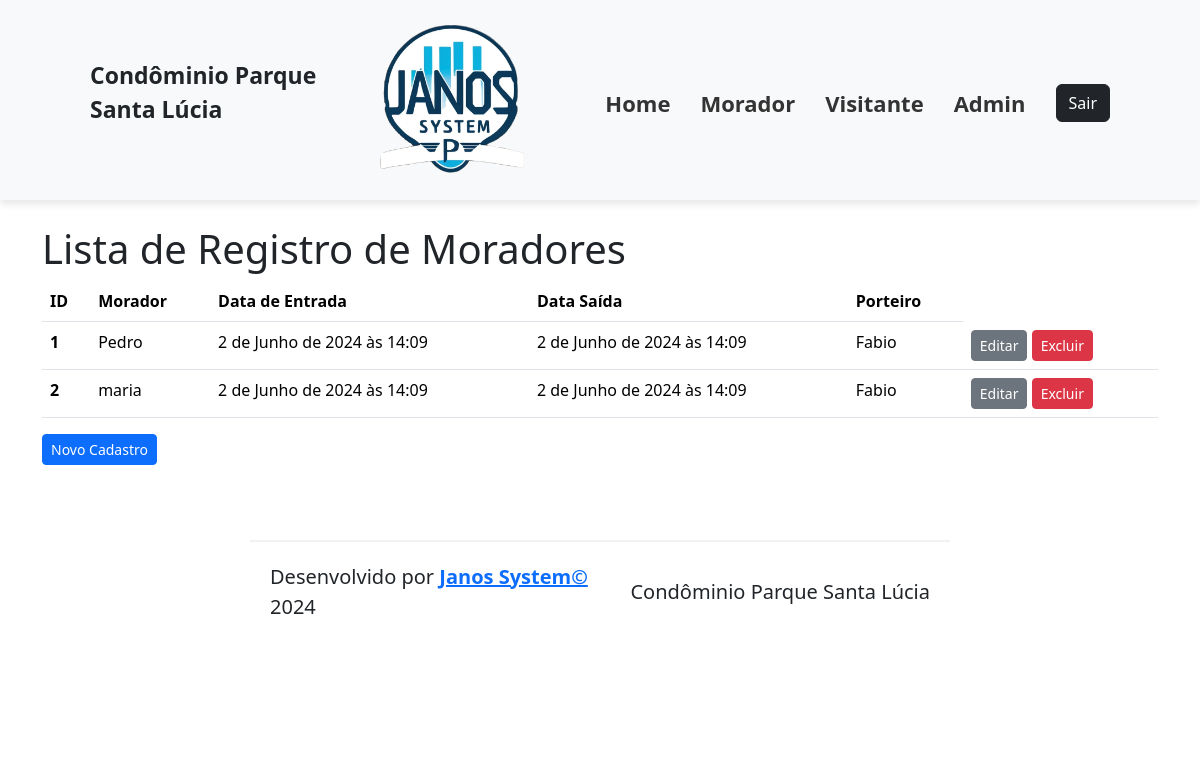
/registro_moradores-lista/, run on an earlier commit of the app's database.
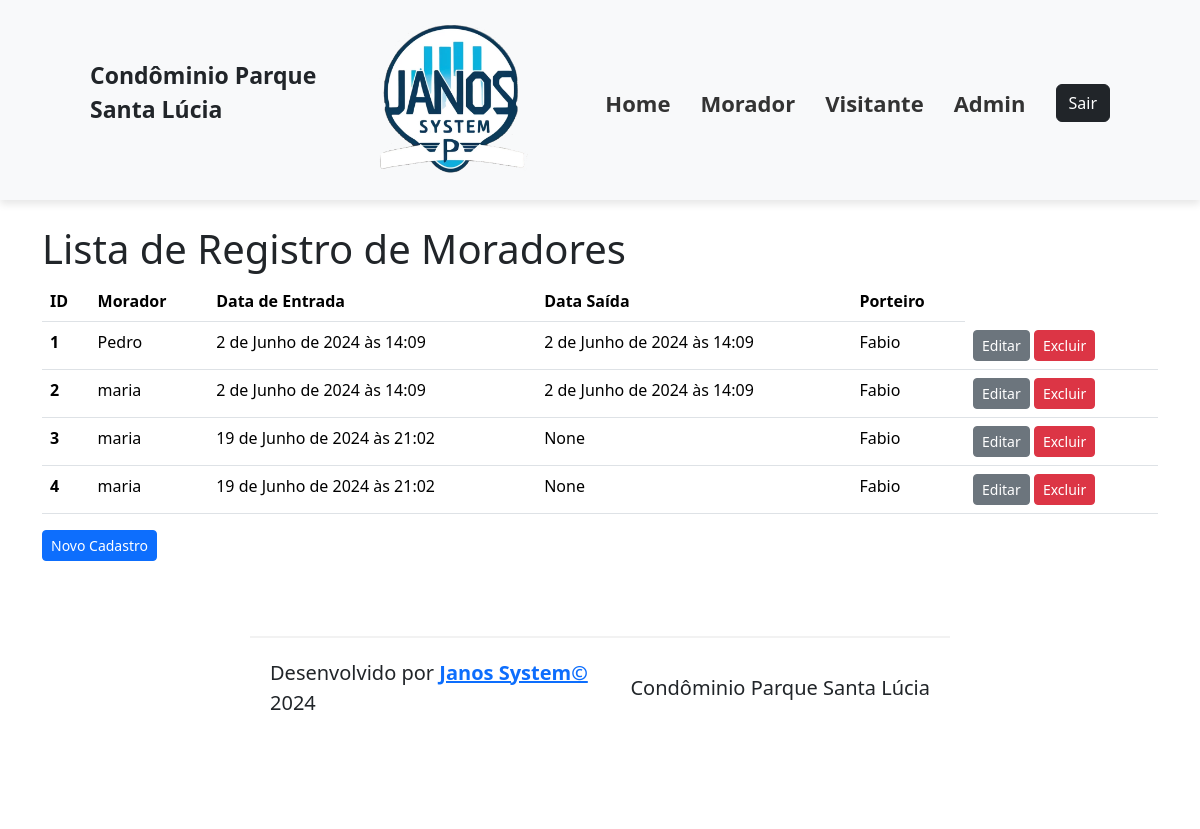
And on a later commit of the database.
### cadastros/models.py (models this page shows, shortened)
class RegistroMorador(models.Model):
    morador = models.ForeignKey(Morador, on_delete=models.DO_NOTHING)  # rever esse parametro
    data_entrada = models.DateTimeField(auto_now_add=True, null=False, blank=False)
    data_saida = models.DateTimeField(null=True, blank=True)
    funcionario = models.ForeignKey(Funcionario, on_delete=models.DO_NOTHING)  # rever esse parametro

class Morador(models.Model):
    apartamento = models.ForeignKey(Apartamento, on_delete=models.CASCADE)
    nome = models.CharField(verbose_name="Nome", max_length=50, null=False, blank=False)
    dt_nasto = models.DateField(verbose_name="Data de Nascimento", null=False, blank=False)
    doc_rg = models.CharField(verbose_name="RG", max_length=9, null=False, blank=False)
    doc_cpf = models.CharField(verbose_name="CPF", max_length=11, null=False, blank=False)
    def __str__(self):
        return f"{self.nome}"

class Funcionario(models.Model):
    nome = models.CharField(verbose_name="Nome", max_length=50, null=False, blank=False)
    dt_nasto = models.DateField(verbose_name="Data de Nascimento", null=False, blank=False)
    doc_rg = models.CharField(verbose_name="RG", max_length=9, null=False, blank=False)
    doc_cpf = models.CharField(verbose_name="CPF", max_length=11, null=False, blank=False)
    telefone_apto = models.CharField(verbose_name="Telefone", max_length=12, null=False, blank=False)
    email = models.CharField(verbose_name="Email", max_length=100, null=False, blank=False)
    funcao = models.CharField(verbose_name="Função", max_length=15, null=False, blank=False)
    dt_admissao = models.DateField(verbose_name="Data de Admissão", null=False, blank=False)
    dt_demissao = models.DateField(verbose_name="Data de Demissão", null=True)
    motivo_demissao = models.CharField(verbose_name="Motivo da Demissão", max_length=200, null=False, blank=False)
    login = models.CharField(verbose_name="Login", max_length=10, null=False, blank=False)
    senha = models.CharField(verbose_name="Senha", max_length=6, null=False, blank=False)
    confirm_senha = models.CharField(verbose_name="Confirme a senha", max_length=6, null=False, blank=False, default="senha_confirm")
    class Meta:
        ordering = ["nome"]
    def __str__(self):  # -> str:
        return f"{self.nome}"

### cadastros/views.py (the view)
# urls.py: path("registro_moradores-lista/", RegistroMoradorListView.as_view(), name="registro_moradores_lista"),
class RegistroMoradorListView(ListView):
    model = RegistroMorador

### cadastros/Templates/cadastros/registromorador_list.html (shortened to what this page needs)
{% extends 'base.html' %}
{% block content %}
    <h1> Lista de Registro de Moradores </h1>
    {% if registromorador_list %}
        <table class="table">
          <thead>
            <tr>
              <th scope="col">ID</th>
              <th scope="col">Morador</th>
              <th scope="col">Data de Entrada</th>
              <th scope="col">Data Saída</th>
              <th scope="col">Porteiro</th>
            </tr>
          </thead>
          <tbody>
            {% for registromorador in registromorador_list %}
                <tr>
                    <th scope="row">{{ registromorador.pk }}</th>
                    <td>{{registromorador.morador}}</td>
                    <td>{{registromorador.data_entrada}}</td>
                    <td>{{registromorador.data_saida}}</td>
                    <td>{{registromorador.funcionario}}</td>
                    <td>
                        <a href="{% url 'registro_moradores_edicao' pk=registromorador.pk %}"
                           class="btn btn-secondary btn-sm">Editar</a>
                        <a href="{% url 'registro_moradores_exclusao' pk=registromorador.pk %}" class="btn btn-danger btn-sm">Excluir</a>
                    </td>
                </tr>
            {% endfor %}
          </tbody>
        </table>
    {% else %}
        <p>Não há registro_moradores cadastrados</p>
    {% endif %}
    <a href="{% url 'registro_moradores_cadastro' %} " class="btn btn-primary btn-sm">Novo Cadastro</a>
{% endblock content %}

What changed in the data, as far as the page shows it:
added RegistroMorador: pk "3", morador "maria", data_entrada "19 de Junho de 2024 às 21:02", data_saida "None", funcionario "Fabio"
added RegistroMorador: pk "4", morador "maria", data_entrada "19 de Junho de 2024 às 21:02", data_saida "None", funcionario "Fabio"
